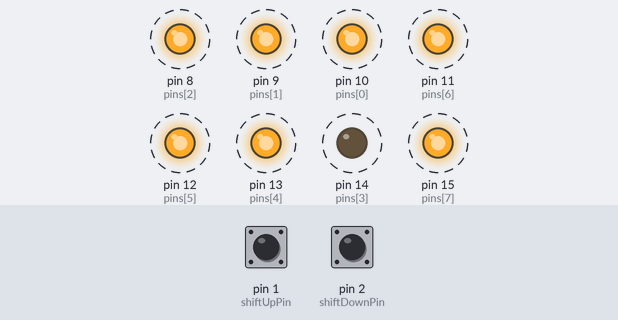
Simulated run of this sketch. Board: Arduino Uno, built with avr-gcc and run on an emulated ATmega328P. Parts: output pins drawn as LEDs (lit = HIGH). Dashed ring = blinking. Inputs (shaded band) come from the test bench; at power-on: pin 1 (shiftUpPin) LOW, pin 2 (shiftDownPin) LOW.

Above: at 1.2 s.
1.3 s: pin 1 (shiftUpPin) pulled HIGH for 0.15 s
At 2.5 s:
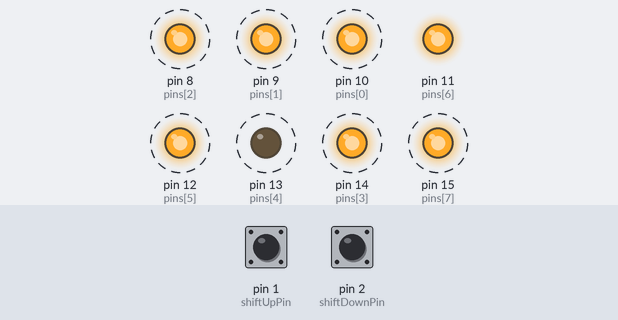
At 2.9 s:
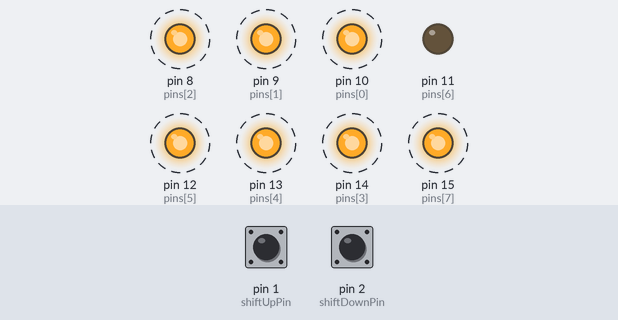
4.3 s: pin 2 (shiftDownPin) pulled HIGH for 0.15 s
At 4.85 s:
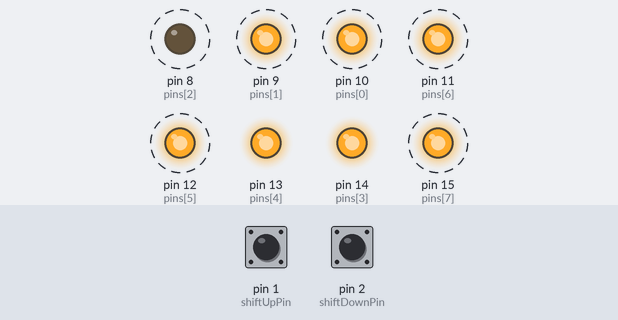
Timing chart, 0 to 13.3 s (numbered marks = the images above; inputs shaded):
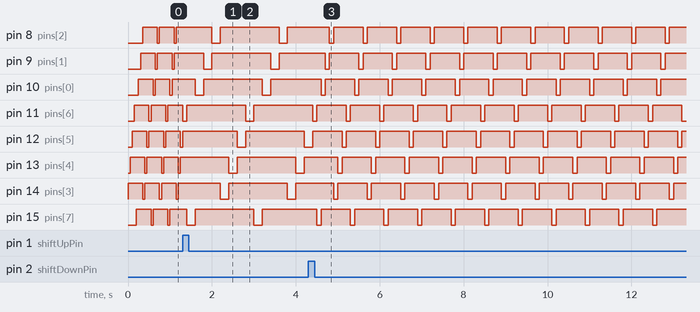

Measured:
- after the input at 1.3 s, pin 8 (pins[2]): alternates HIGH for 1.4 s and LOW for 0.20 s, starting after 0.70 s; pin 9 (pins[1]): alternates HIGH for 1.4 s and LOW for 0.20 s, starting after 0.50 s
- after the input at 4.3 s, pin 8 (pins[2]): alternates HIGH for 0.70 s and LOW for 0.10 s, starting after 0.50 s; pin 9 (pins[1]): alternates HIGH for 0.70 s and LOW for 0.10 s, starting after 0.40 s
- by itself, pin 8 (pins[2]), pin 9 (pins[1]), pin 10 (pins[0]), pin 12 (pins[5]), pin 13 (pins[4]), pin 14 (pins[3]), pin 15 (pins[7]): alternates HIGH for 0.35 s and LOW for 0.05 s

The sketch:

ukol_08_frydryn_rychlost.ino
```cpp
//pripravek M8LED na portu BC

int pins[] = {10, 9, 8, 14, 13, 12, 11, 15}; //vystupni piny v poradi v jakem se budou prochazet
int speed[] = {50, 100, 200, 400};	//prepinac
const int shiftUpPin = 1;
const int shiftDownPin = 2;

int gear = 0;
int up = 0;
int down = 0;

unsigned char pos = 3;	//aktualni  pozice

void setup()  {
	//nastaveni pinu jako vystupni
	for(int i=0; i<8; i++){
		pinMode(pins[i], OUTPUT);
	}
	pinMode(shiftUpPin, INPUT); // prepinac radit nahoru
	pinMode(shiftDownPin, INPUT); // prepinac radit dolu
}

void loop(){
	up = digitalRead(shiftUpPin);
	if (up)
	{
		if (gear < 3) gear++;

	}
	down = digitalRead(shiftDownPin);
	if (down)
	{
		if (gear > 0) gear--;
	}

	digitalWrite(pins[pos], HIGH);//zhasnout LED
	if(++pos > 7) pos = 0;	//posuv na dalsi pozici
	digitalWrite(pins[pos], LOW);	//rozsvitit dalsi
	delay(speed[gear]);


}
```
